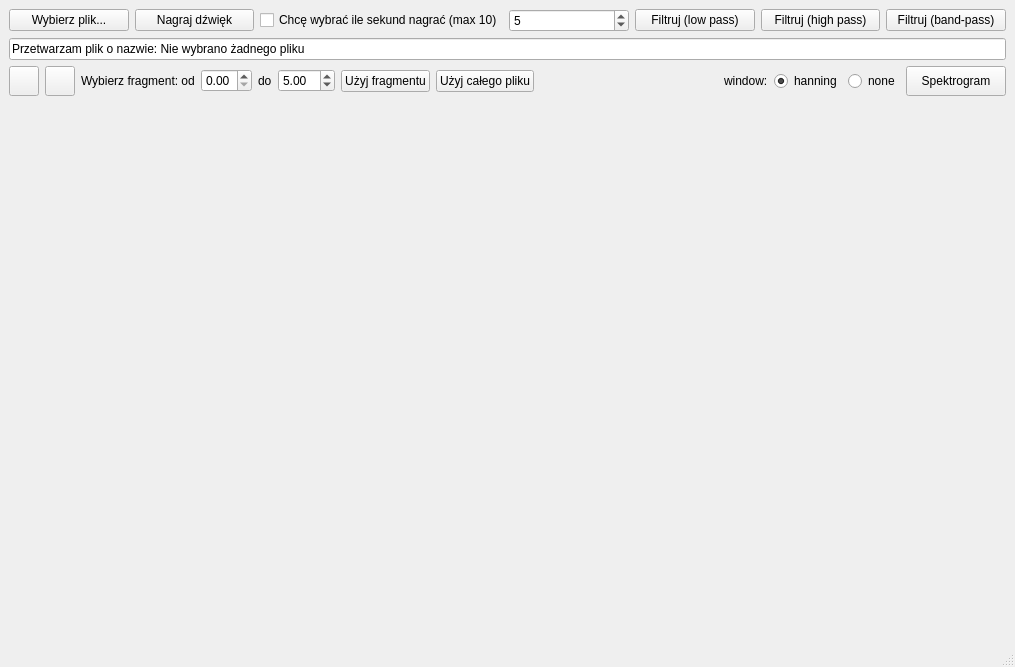
<?xml version="1.0" encoding="UTF-8"?>
<ui version="4.0">
 <class>Spektrogram</class>
 <widget class="QMainWindow" name="Spektrogram">
  <property name="geometry">
   <rect>
    <x>0</x>
    <y>0</y>
    <width>1015</width>
    <height>667</height>
   </rect>
  </property>
  <property name="minimumSize">
   <size>
    <width>750</width>
    <height>400</height>
   </size>
  </property>
  <property name="maximumSize">
   <size>
    <width>16777215</width>
    <height>16777215</height>
   </size>
  </property>
  <property name="windowTitle">
   <string>Spektrogram</string>
  </property>
  <widget class="QWidget" name="centralwidget">
   <layout class="QVBoxLayout" name="verticalLayout">
    <item>
     <layout class="QHBoxLayout" name="actionButtonsLayout">
      <item>
       <widget class="QPushButton" name="chooseFile">
        <property name="cursor">
         <cursorShape>PointingHandCursor</cursorShape>
        </property>
        <property name="text">
         <string>Wybierz plik...</string>
        </property>
       </widget>
      </item>
      <item>
       <widget class="QPushButton" name="recordSound">
        <property name="cursor">
         <cursorShape>PointingHandCursor</cursorShape>
        </property>
        <property name="text">
         <string>Nagraj dźwięk</string>
        </property>
       </widget>
      </item>
      <item>
       <widget class="QCheckBox" name="checkBox">
        <property name="text">
         <string>Chcę wybrać ile sekund nagrać (max 10)</string>
        </property>
       </widget>
      </item>
      <item>
       <widget class="QSpinBox" name="spinBox">
        <property name="minimum">
         <number>1</number>
        </property>
        <property name="maximum">
         <number>10</number>
        </property>
        <property name="value">
         <number>5</number>
        </property>
       </widget>
      </item>
      <item>
       <widget class="QPushButton" name="lowPass">
        <property name="cursor">
         <cursorShape>PointingHandCursor</cursorShape>
        </property>
        <property name="text">
         <string>Filtruj (low pass)</string>
        </property>
       </widget>
      </item>
      <item>
       <widget class="QPushButton" name="highPass">
        <property name="cursor">
         <cursorShape>PointingHandCursor</cursorShape>
        </property>
        <property name="text">
         <string>Filtruj (high pass)</string>
        </property>
       </widget>
      </item>
      <item>
       <widget class="QPushButton" name="bandPass">
        <property name="cursor">
         <cursorShape>PointingHandCursor</cursorShape>
        </property>
        <property name="text">
         <string>Filtruj (band-pass)</string>
        </property>
       </widget>
      </item>
     </layout>
    </item>
    <item>
     <widget class="QLineEdit" name="choosenName">
      <property name="text">
       <string>Przetwarzam plik o nazwie: Nie wybrano żadnego pliku</string>
      </property>
     </widget>
    </item>
    <item>
     <layout class="QHBoxLayout" name="horizontalLayout_4">
      <item>
       <layout class="QHBoxLayout" name="soundWaveLayout">
        <item>
         <widget class="QPushButton" name="playButton">
          <property name="minimumSize">
           <size>
            <width>30</width>
            <height>30</height>
           </size>
          </property>
          <property name="maximumSize">
           <size>
            <width>30</width>
            <height>30</height>
           </size>
          </property>
          <property name="cursor">
           <cursorShape>PointingHandCursor</cursorShape>
          </property>
          <property name="text">
           <string/>
          </property>
          <property name="icon">
           <iconset>
            <normaloff>jam-master/icons/play.svg</normaloff>jam-master/icons/play.svg</iconset>
          </property>
         </widget>
        </item>
        <item>
         <widget class="QPushButton" name="pauseButton">
          <property name="minimumSize">
           <size>
            <width>30</width>
            <height>30</height>
           </size>
          </property>
          <property name="maximumSize">
           <size>
            <width>30</width>
            <height>30</height>
           </size>
          </property>
          <property name="cursor">
           <cursorShape>PointingHandCursor</cursorShape>
          </property>
          <property name="text">
           <string/>
          </property>
          <property name="icon">
           <iconset>
            <normaloff>jam-master/icons/pause.svg</normaloff>jam-master/icons/pause.svg</iconset>
          </property>
         </widget>
        </item>
       </layout>
      </item>
      <item>
       <layout class="QHBoxLayout" name="analyseLayout">
        <item>
         <widget class="QLabel" name="label_2">
          <property name="text">
           <string>Wybierz fragment: od</string>
          </property>
         </widget>
        </item>
        <item>
         <widget class="QDoubleSpinBox" name="spinFragmentLow">
          <property name="decimals">
           <number>2</number>
          </property>
          <property name="maximum">
           <double>9.500000000000000</double>
          </property>
          <property name="singleStep">
           <double>0.100000000000000</double>
          </property>
         </widget>
        </item>
        <item>
         <widget class="QLabel" name="label_3">
          <property name="text">
           <string>do</string>
          </property>
         </widget>
        </item>
        <item>
         <widget class="QDoubleSpinBox" name="spinFragmentHigh">
          <property name="decimals">
           <number>2</number>
          </property>
          <property name="minimum">
           <double>0.500000000000000</double>
          </property>
          <property name="maximum">
           <double>10.000000000000000</double>
          </property>
          <property name="singleStep">
           <double>0.100000000000000</double>
          </property>
          <property name="value">
           <double>5.000000000000000</double>
          </property>
         </widget>
        </item>
        <item>
         <widget class="QPushButton" name="useFragment">
          <property name="text">
           <string>Użyj fragmentu</string>
          </property>
         </widget>
        </item>
        <item>
         <widget class="QPushButton" name="useWhole">
          <property name="text">
           <string>Użyj całego pliku</string>
          </property>
         </widget>
        </item>
        <item>
         <spacer name="horizontalSpacer">
          <property name="orientation">
           <enum>Qt::Horizontal</enum>
          </property>
          <property name="sizeHint" stdset="0">
           <size>
            <width>40</width>
            <height>20</height>
           </size>
          </property>
         </spacer>
        </item>
        <item>
         <widget class="QLabel" name="label">
          <property name="text">
           <string>window:</string>
          </property>
         </widget>
        </item>
        <item>
         <widget class="QRadioButton" name="radioButtonH">
          <property name="text">
           <string>hanning</string>
          </property>
          <property name="checked">
           <bool>true</bool>
          </property>
         </widget>
        </item>
        <item>
         <widget class="QRadioButton" name="radioButtonN">
          <property name="text">
           <string>none</string>
          </property>
         </widget>
        </item>
        <item>
         <widget class="QPushButton" name="analyse">
          <property name="minimumSize">
           <size>
            <width>100</width>
            <height>30</height>
           </size>
          </property>
          <property name="maximumSize">
           <size>
            <width>200</width>
            <height>30</height>
           </size>
          </property>
          <property name="cursor">
           <cursorShape>PointingHandCursor</cursorShape>
          </property>
          <property name="text">
           <string>Spektrogram</string>
          </property>
         </widget>
        </item>
       </layout>
      </item>
     </layout>
    </item>
    <item>
     <layout class="QVBoxLayout" name="spectrogramPlaceholder">
      <property name="sizeConstraint">
       <enum>QLayout::SetMaximumSize</enum>
      </property>
      <item>
       <spacer name="verticalSpacer">
        <property name="orientation">
         <enum>Qt::Vertical</enum>
        </property>
        <property name="sizeType">
         <enum>QSizePolicy::Expanding</enum>
        </property>
        <property name="sizeHint" stdset="0">
         <size>
          <width>0</width>
          <height>50</height>
         </size>
        </property>
       </spacer>
      </item>
      <item>
       <spacer name="horizontalSpacer_3">
        <property name="orientation">
         <enum>Qt::Horizontal</enum>
        </property>
        <property name="sizeHint" stdset="0">
         <size>
          <width>40</width>
          <height>0</height>
         </size>
        </property>
       </spacer>
      </item>
     </layout>
    </item>
   </layout>
  </widget>
  <widget class="QStatusBar" name="statusbar"/>
  <action name="actionWybierz_plik">
   <property name="text">
    <string>Wybierz plik...</string>
   </property>
  </action>
  <action name="actionNagraj_dzwiek">
   <property name="text">
    <string>Nagraj dźwięk...</string>
   </property>
  </action>
  <action name="actionZapisz">
   <property name="text">
    <string>Zapisz obraz</string>
   </property>
  </action>
  <action name="actionWyjdz">
   <property name="text">
    <string>Wyjdź</string>
   </property>
  </action>
 </widget>
 <resources/>
 <connections/>
</ui>
